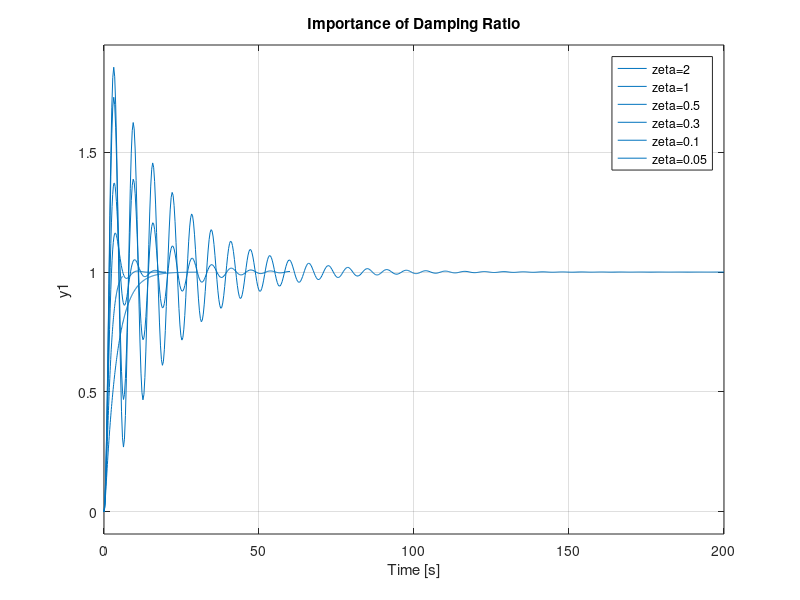

Recreate this plot in MATLAB.
% Observing Damping Ratio Variation

wn=1;
zeta=2;
y=tf([wn],[1 2*zeta*wn wn]);
step(y);
hold on
zeta=1;
y=tf([wn],[1 2*zeta*wn wn]);
step(y);
hold on
zeta=0.5;
y=tf([wn],[1 2*zeta*wn wn]);
step(y);
hold on
zeta=0.3;
y=tf([wn],[1 2*zeta*wn wn]);
step(y);
hold on
zeta=0.1;
y=tf([wn],[1 2*zeta*wn wn]);
step(y);
hold on
zeta=0.05;
y=tf([wn],[1 2*zeta*wn wn]);
step(y);
legend('zeta=2','zeta=1','zeta=0.5','zeta=0.3','zeta=0.1','zeta=0.05')
title('Importance of Damping Ratio')
